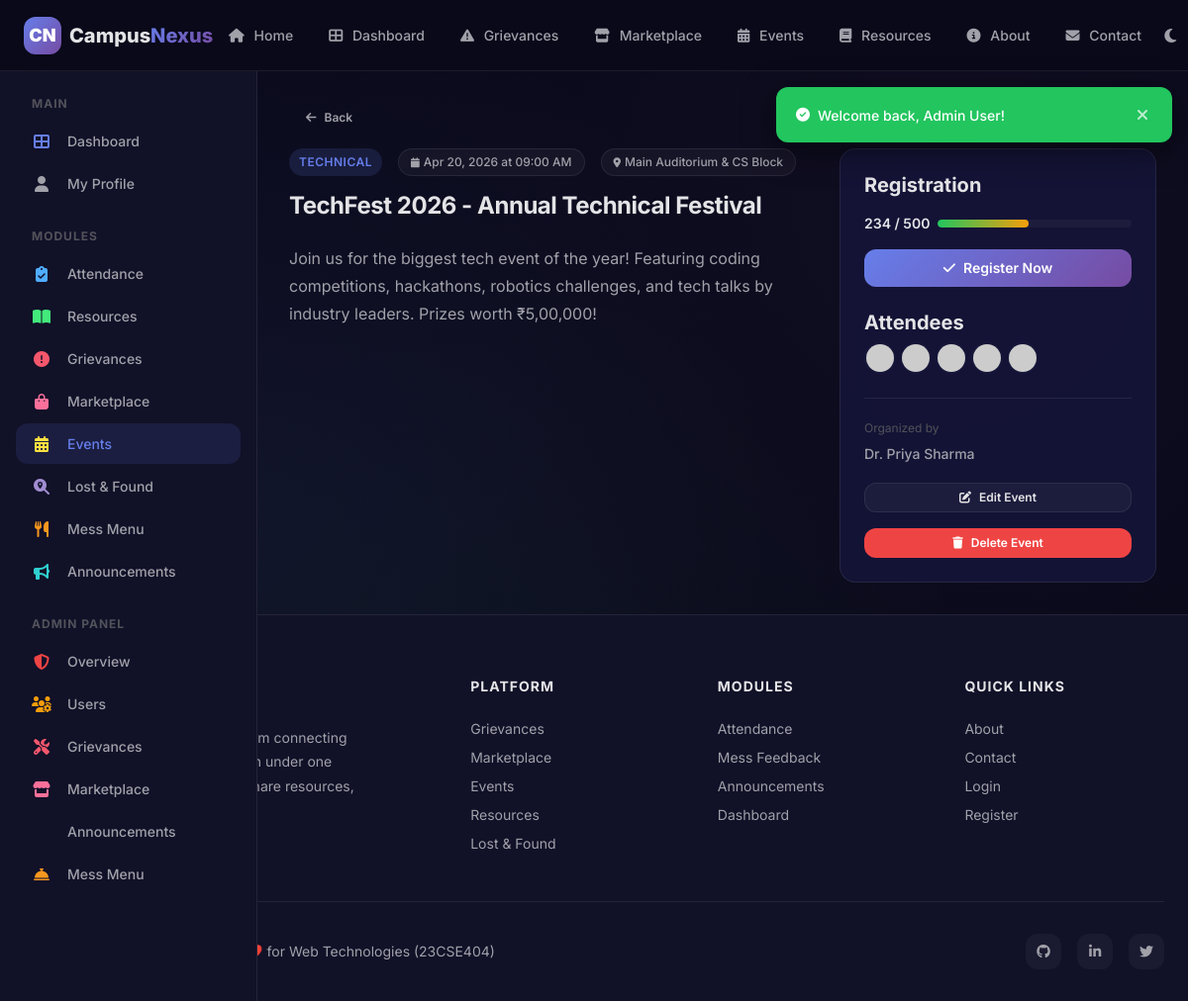
/modules/event_detail.php?id=1 (signed in), run on the app's committed database.
### tables this page shows
CREATE TABLE events (
    id INT AUTO_INCREMENT PRIMARY KEY,
    created_by INT NOT NULL,
    title VARCHAR(200) NOT NULL,
    description TEXT NOT NULL,
    category ENUM('technical', 'cultural', 'sports', 'workshop', 'seminar') NOT NULL,
    venue VARCHAR(200) NOT NULL,
    event_date DATETIME NOT NULL,
    capacity INT NOT NULL DEFAULT 100,
    registered_count INT NOT NULL DEFAULT 0,
    image_path VARCHAR(255) DEFAULT NULL,
    created_at DATETIME NOT NULL DEFAULT CURRENT_TIMESTAMP,
    FOREIGN KEY (created_by) REFERENCES users(id) ON DELETE CASCADE,
    INDEX idx_date (event_date),
    INDEX idx_category (category)
);

CREATE TABLE users (
    id INT AUTO_INCREMENT PRIMARY KEY,
    name VARCHAR(100) NOT NULL,
    email VARCHAR(150) NOT NULL UNIQUE,
    password VARCHAR(255) NOT NULL,
    role ENUM('student', 'faculty', 'admin') NOT NULL DEFAULT 'student',
    department VARCHAR(100) DEFAULT 'General',
    avatar VARCHAR(255) DEFAULT NULL,
    bio TEXT DEFAULT NULL,
    is_active TINYINT(1) NOT NULL DEFAULT 1,
    remember_token VARCHAR(255) DEFAULT NULL,
    created_at DATETIME NOT NULL DEFAULT CURRENT_TIMESTAMP,
    last_login DATETIME DEFAULT NULL,
    INDEX idx_email (email),
    INDEX idx_role (role)
);

### includes/functions.php (called while the page is built, shortened)
<?php
function formatDateTime($datetime) {
    return date('M d, Y \a\t h:i A', strtotime($datetime));
}
function getAvatarUrl($avatar, $name = '') {
    $initial = strtoupper(substr($name ?: 'U', 0, 1));
    $colors = ['667EEA', '764BA2', '43E97B', 'F5576C', 'FA709A', '4FACFE', 'F7971E', '30CFD0'];
    $colorIndex = ord($initial) % count($colors);
    $color = $colors[$colorIndex];
    return "https://ui-avatars.com/api/?name=" . urlencode($name) . "&background={$color}&color=fff&size=128&bold=true";
}
?>

### includes/auth.php (called while the page is built, shortened)
<?php
function getCurrentUserId() {
    return $_SESSION['user_id'] ?? null;
}
function getCurrentUserRole() {
    return $_SESSION['user_role'] ?? null;
}
function isAdmin() {
    return getCurrentUserRole() === 'admin';
}
?>

### modules/event_detail.php (the view, shortened to what this page needs)
<?php
require_once __DIR__ . '/../includes/header.php';
$db = getDB();
$id = intval($_GET['id'] ?? 0);
$stmt = $db->prepare("SELECT e.*, u.name as creator_name FROM events e JOIN users u ON e.created_by=u.id WHERE e.id=?");
$stmt->execute([$id]);
$event = $stmt->fetch();
$regCheck = $db->prepare("SELECT id FROM event_registrations WHERE event_id=? AND user_id=?");
$regCheck->execute([$id, getCurrentUserId()]);
$isRegistered = $regCheck->fetch() !== false;
$attendees = $db->prepare("SELECT u.name, u.avatar FROM event_registrations er JOIN users u ON er.user_id=u.id WHERE er.event_id=? LIMIT 10");
$attendees->execute([$id]);
$attendees = $attendees->fetchAll();
$pct = $event['capacity'] > 0 ? min(100,($event['registered_count']/$event['capacity'])*100) : 0;
?>
<?php require_once __DIR__ . '/../includes/sidebar.php'; ?>
<div class="page-content with-sidebar">
    <a href="events.php" class="btn btn-ghost btn-sm" style="margin-bottom:var(--space-md);"><i class="fas fa-arrow-left"></i> Back</a>
    <div style="display:grid;grid-template-columns:1fr 320px;gap:var(--space-xl);">
        <div>
            <div class="detail-meta" style="margin-bottom:var(--space-md);">
                <span class="badge badge-primary"><?= ucfirst($event['category']) ?></span>
                <span class="tag"><i class="fas fa-calendar"></i> <?= formatDateTime($event['event_date']) ?></span>
                <span class="tag"><i class="fas fa-map-marker-alt"></i> <?= htmlspecialchars($event['venue']) ?></span>
            </div>
            <h1 style="font-size:var(--text-2xl);margin-bottom:var(--space-lg);"><?= htmlspecialchars($event['title']) ?></h1>
            <div class="detail-content"><p><?= nl2br(htmlspecialchars($event['description'])) ?></p></div>
        </div>
        <div>
            <div class="card detail-sidebar">
                <h4 style="margin-bottom:var(--space-md);">Registration</h4>
                <div class="event-capacity" style="margin-bottom:var(--space-md);">
                    <span style="font-size:var(--text-sm);font-weight:600;"><?= $event['registered_count'] ?> / <?= $event['capacity'] ?></span>
                    <div class="event-capacity-bar" style="height:8px;"><div class="event-capacity-fill" style="width:<?= $pct ?>%;"></div></div>
                </div>
                <?php if (strtotime($event['event_date']) >= time()): ?>
                <form method="POST">
                    <button type="submit" class="btn <?= $isRegistered ? 'btn-danger' : 'btn-primary' ?> btn-block">
                        <i class="fas fa-<?= $isRegistered ? 'times' : 'check' ?>"></i>
                        <?= $isRegistered ? 'Cancel Registration' : 'Register Now' ?>
                    </button>
                </form>
                <?php else: ?>
                <span class="badge badge-muted">Event has ended</span>
                <?php endif; ?>
                <?php if (!empty($attendees)): ?>
                <h4 style="margin:var(--space-lg) 0 var(--space-sm);">Attendees</h4>
                <div style="display:flex;flex-wrap:wrap;gap:4px;">
                    <?php foreach ($attendees as $a): ?>
                    <img src="<?= getAvatarUrl($a['avatar'], $a['name']) ?>" alt="<?= htmlspecialchars($a['name']) ?>" title="<?= htmlspecialchars($a['name']) ?>" style="width:32px;height:32px;border-radius:50%;border:2px solid var(--bg-card-solid);">
                    <?php endforeach; ?>
                </div>
                <?php endif; ?>
                <div style="margin-top:var(--space-lg);padding-top:var(--space-md);border-top:1px solid var(--border-glass);">
                    <span class="text-xs text-muted">Organized by</span>
                    <p style="font-size:var(--text-sm);font-weight:500;margin-top:4px;"><?= htmlspecialchars($event['creator_name']) ?></p>
                </div>
                <?php if (getCurrentUserId() === $event['created_by'] || isAdmin()): ?>
                <a href="event_edit.php?edit=<?= $id ?>" class="btn btn-secondary btn-block btn-sm" style="margin-top:var(--space-md);"><i class="fas fa-edit"></i> Edit Event</a>
                <form method="POST" action="../delete.php" style="margin-top:var(--space-md);" onsubmit="return confirm('Delete this event? This cannot be undone.');">
                    <button type="submit" class="btn btn-danger btn-block btn-sm"><i class="fas fa-trash"></i> Delete Event</button>
                </form>
                <?php endif; ?>
            </div>
        </div>
    </div>
</div>
<?php require_once __DIR__ . '/../includes/footer.php'; ?>

### css/style.css (style rules this page uses)
:root { --primary: #667EEA; --primary-dark: #5A67D8; --primary-light: #7C8CF0; --primary-start: #667EEA; --primary-end: #764BA2; --clr-attendance: #4FACFE; --clr-resources: #43E97B; --clr-grievances: #F5576C; --clr-marketplace: #FA709A; --clr-events: #FEE140; --clr-lost-found: #A18CD1; --clr-mess: #F7971E; --clr-announcements: #30CFD0; --bg-primary: #0A0A1A; --bg-secondary: #111128; --bg-tertiary: #16163a; --bg-card: rgba(22, 22, 58, 0.85); --bg-card-solid: #16163a; --bg-glass: rgba(255, 255, 255, 0.04); --bg-glass-hover: rgba(255, 255, 255, 0.08); --bg-input: rgba(255, 255, 255, 0.06); --bg-input-focus: rgba(255, 255, 255, 0.1); --border-glass: rgba(255, 255, 255, 0.08); --border-glass-hover: rgba(255, 255, 255, 0.15); --border-input: rgba(255, 255, 255, 0.12); --border-input-focus: var(--primary); --text-primary: #E4E4E7; --text-secondary: #A1A1AA; --text-muted: #52525B; --text-inverse: #0A0A1A; --success: #22C55E; --success-bg: rgba(34, 197, 94, 0.12); --warning: #F59E0B; --warning-bg: rgba(245, 158, 11, 0.12); --danger: #EF4444; --danger-bg: rgba(239, 68, 68, 0.12); --info: #3B82F6; --info-bg: rgba(59, 130, 246, 0.12); --space-2xs: 2px; --space-xs: 4px; --space-sm: 8px; --space-md: 16px; --space-lg: 24px; --space-xl: 32px; --space-2xl: 48px; --space-3xl: 64px; --space-4xl: 96px; --radius-xs: 4px; --radius-sm: 8px; --radius-md: 12px; --radius-lg: 16px; --radius-xl: 24px; --radius-full: 9999px; --shadow-sm: 0 2px 8px rgba(0, 0, 0, 0.3); --shadow-md: 0 4px 16px rgba(0, 0, 0, 0.4); --shadow-lg: 0 8px 32px rgba(0, 0, 0, 0.5); --shadow-xl: 0 16px 48px rgba(0, 0, 0, 0.6); --shadow-glow: 0 0 20px rgba(102, 126, 234, 0.3); --shadow-glow-lg: 0 0 40px rgba(102, 126, 234, 0.4); --font-sans: 'Inter', -apple-system, BlinkMacSystemFont, 'Segoe UI', Roboto, sans-serif; --font-mono: 'JetBrains Mono', 'Fira Code', monospace; --text-xs: 0.75rem; --text-sm: 0.875rem; --text-base: 1rem; --text-lg: 1.125rem; --text-xl: 1.25rem; --text-2xl: 1.5rem; --text-3xl: 1.875rem; --text-4xl: 2.25rem; --text-5xl: 3rem; --text-6xl: 3.75rem; --leading-tight: 1.2; --leading-normal: 1.5; --leading-relaxed: 1.75; --transition-fast: 0.15s ease; --transition-base: 0.3s ease; --transition-slow: 0.5s ease; --transition-spring: 0.4s cubic-bezier(0.175, 0.885, 0.32, 1.275); --z-dropdown: 100; --z-sticky: 200; --z-fixed: 300; --z-overlay: 400; --z-modal: 500; --z-toast: 600; --navbar-height: 72px; --sidebar-width: 260px; --container-max: 1280px; --container-sm: 640px; --container-md: 768px; --container-lg: 1024px; }
*, *::before, *::after { margin: 0; padding: 0; box-sizing: border-box; }
html { scroll-behavior: smooth; font-size: 16px; -webkit-text-size-adjust: 100%; }
body { font-family: var(--font-sans); font-size: var(--text-base); line-height: var(--leading-normal); color: var(--text-primary); background-color: var(--bg-primary); min-height: 100vh; -webkit-font-smoothing: antialiased; -moz-osx-font-smoothing: grayscale; overflow-x: hidden; }
body::before { content: ''; position: fixed; top: 0; left: 0; width: 100%; height: 100%; background: radial-gradient(circle at 20% 50%, rgba(102, 126, 234, 0.08) 0%, transparent 50%), radial-gradient(circle at 80% 20%, rgba(118, 75, 162, 0.06) 0%, transparent 50%), radial-gradient(circle at 40% 80%, rgba(67, 233, 123, 0.04) 0%, transparent 50%); pointer-events: none; z-index: -1; }
a { color: var(--primary); text-decoration: none; transition: color var(--transition-fast); }
img { max-width: 100%; height: auto; display: block; }
button { cursor: pointer; font-family: inherit; font-size: inherit; border: none; outline: none; background: none; color: inherit; }
h1, h2, h3, h4, h5, h6 { font-weight: 700; line-height: var(--leading-tight); color: var(--text-primary); }
h1 { font-size: var(--text-5xl); letter-spacing: -0.02em; }
h4 { font-size: var(--text-xl); }
p { color: var(--text-secondary); line-height: var(--leading-relaxed); }
.text-xs { font-size: var(--text-xs); }
.text-muted { color: var(--text-muted); }

### css/layout.css (style rules this page uses)
.page-content { flex: 1; padding: var(--space-xl); min-width: 0; padding-top: calc(var(--navbar-height) + var(--space-xl)); }
.page-content.with-sidebar { margin-left: var(--sidebar-width); }

### data on the page
events: category "TECHNICAL", event_date "Apr 20, 2026 at 09:00 AM", venue "Main Auditorium & CS Block", title "TechFest 2026 - Annual Technical Festival", description "Join us for the biggest tech event of the year! Featuring coding competitions, hackathons, robotics challenges, and tech talks by industry leaders. Prizes worth ₹5,00,000!", registered_count "234", capacity "500", created_by.name "Dr. Priya Sharma"

### other printed values
$message "Welcome back, Admin User!"
